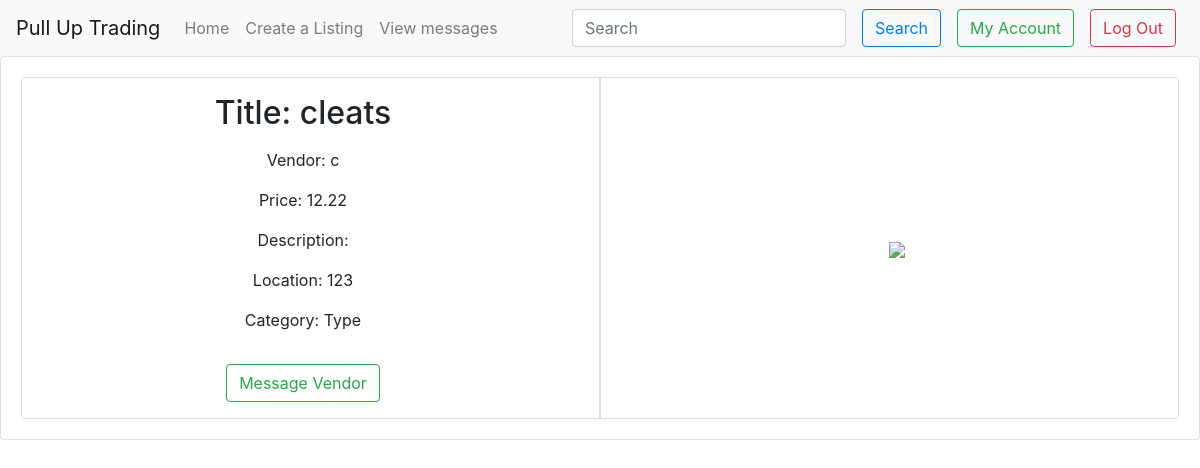
/listings/U0L0 (signed in), run on an earlier commit of the app's database.
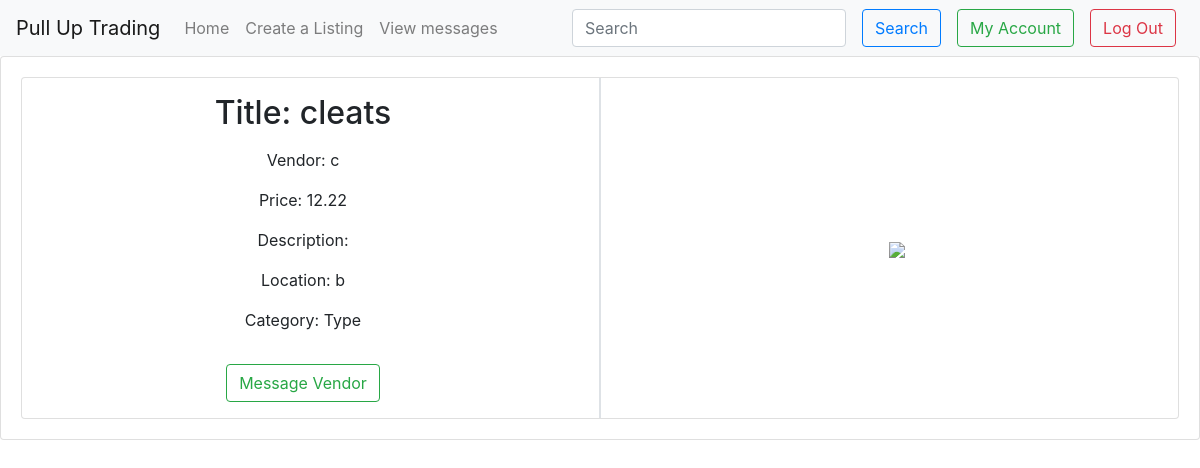
And on a later commit of the database.
### tables this page shows
CREATE TABLE users(id integer, username text, password text, location text, contactInfo text);

### __init__.py (the view, shortened to what this page needs)
@app.route('/listings/<listingID>', methods=['GET','POST'])
def viewListing(listingID):
    arr = listingID[1:].split('L')
    listingInfo = getListing(int(arr[0]), int(arr[1]))
    return render_template("viewListing.html", listing=listingInfo)

### data/dbfunc.py (called while the page is built)
def getUserInfo(user):
    db = sqlite3.connect(DB_FILE)
    c = db.cursor()
    if isinstance(user, str):
        arr = c.execute('SELECT * FROM users WHERE username=\"{}\";'.format(user)).fetchall()
    else:
        arr = c.execute('SELECT * FROM users WHERE id={};'.format(user)).fetchall()
    if len(arr)>0:
        return arr[0]
    return []

def getListing(userID, listingID):
    db = sqlite3.connect(DB_FILE)
    c = db.cursor()
    arr=c.execute('SELECT * FROM listings WHERE userID={} AND id={};'.format(userID, listingID)).fetchall()[0]
    entry = {}
    entry['title'] = arr[2]
    entry['vendor'] = getUserInfo(arr[1])[1]
    entry['imagesrc'] = 'static/images/' + arr[6]
    entry['location'] = getUserInfo(arr[1])[4]
    entry['price'] = arr[5]
    entry['type'] = arr[3]
    if arr[7] != -1:
        entry['purchasedBy'] = getUserInfo(arr[7])[1]
    print(entry)
    return entry

### templates/viewListing.html (shortened to what this page needs)
{% extends "base.html" %}
{% block body %}
    <div class="row">
        <div class="col">
            <div class="list">
                <div class="list-item my-3">
                    <h2 {% if 'purchasedBy' in listing %} class="text-danger" {% endif %}> Title: {{ listing['title'] }}</h2>
                </div>
                <div class="list-item my-3">
                    <p> Vendor: {{ listing['vendor'] }} </p>
                </div>
                <div class="list-item my-3">
                    <p> Price: {{ listing['price'] }} </p>
                </div>
                <div class="list-item my-3">
                    <p> Description: {{ listing['description'] }} </p>
                </div>
                <div class="list-item my-3">
                    <p> Location: {{ listing['location'] }} </p>
                </div>
                <div class="list-item my-3">
                    <p> Category: {{ listing['type'] }} </p>
                </div>
            </div>
            {% if 'username' in session %}
                {% if listing['vendor'] != session['username'] %}
                    <a id="message" class="btn btn-outline-success my-3" href="{{url_for('message',otheruser=listing['vendor'])}}">Message Vendor</a>
                {% endif %}
            {% endif %}
        </div>
        <div class="border"></div>
        <div class="col my-auto mx-auto">
            <image src="../{{ listing['imagesrc'] }}"></image>
        </div>
    </div
{% endblock %}

What changed in the data, as far as the page shows it:
no longer on this page (row edited): users: location "123"
Also different on the page:
{{ listing['location'] }}: (not shown) → "b"
